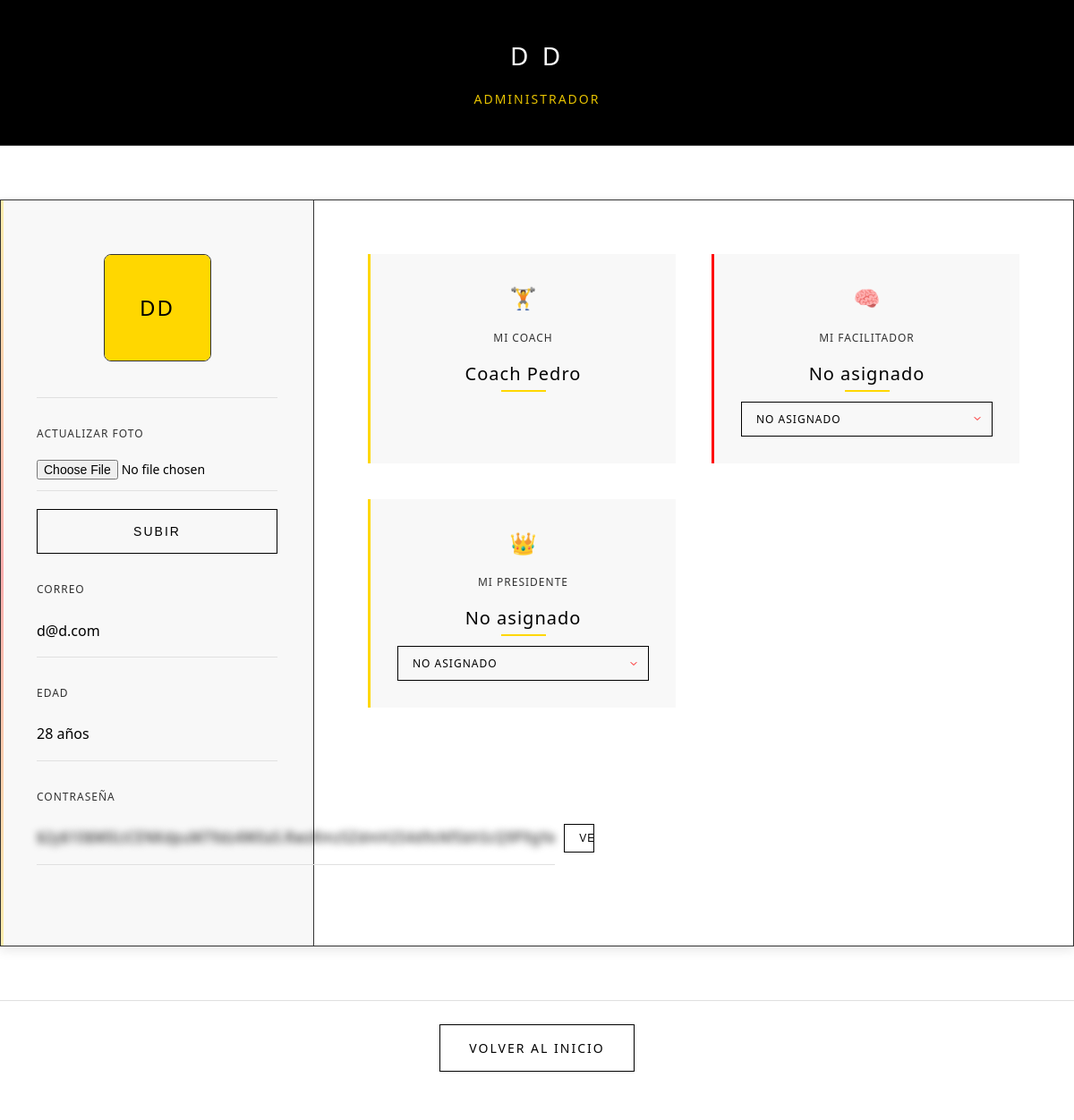
The app's page /perfil.php (signed in) with its own data.
### tables this page shows
CREATE TABLE `usuarios` (
  `id` int(11) NOT NULL,
  `email` varchar(255) NOT NULL,
  `contrasena` varchar(255) NOT NULL,
  `nombre` varchar(100) NOT NULL,
  `apellido_paterno` varchar(100) NOT NULL,
  `apellido_materno` varchar(100) NOT NULL,
  `fecha_nacimiento` date NOT NULL,
  `genero` varchar(20) NOT NULL,
  `pais` varchar(50) NOT NULL,
  `telefono` varchar(20) NOT NULL,
  `id_herbalife` varchar(100) NOT NULL,
  `seleccion_couch` varchar(100) NOT NULL,
  `fecha_registro` timestamp NOT NULL DEFAULT current_timestamp(),
  `rol` enum('admin','user') DEFAULT 'user',
  `foto_perfil` varchar(255) DEFAULT NULL,
  `habilitado` tinyint(1) NOT NULL DEFAULT 0,
  `facilitador` varchar(100) DEFAULT NULL,
  `presidente` varchar(100) DEFAULT NULL,
  `has_spun` tinyint(1) DEFAULT 0,
  `redemption_code` varchar(8) DEFAULT NULL,
  `prize` varchar(255) DEFAULT NULL
);

### perfil.php (the view, shortened to what this page needs)
<?php
require_once 'config.php';
$facilitadores = ['Alex', 'Adriana', 'Esmeralda', 'Fide', 'Fernando','Francisco', 'Juan', 'Oscar', 'No asignado','No aplica'];
$presidentes = ['Juan Pérez', 'Sofía Martínez', 'Luis Fernández', 'No asignado'];
try {
    $stmt = $pdo->prepare("SELECT nombre, apellido_paterno, email, rol, fecha_nacimiento, foto_perfil, contrasena, seleccion_couch, facilitador, presidente FROM usuarios WHERE id = ?");
    $stmt->execute([$_SESSION['user_id']]);
    $user = $stmt->fetch();
    $birthdate = new DateTime($user['fecha_nacimiento']);
    $today = new DateTime();
    $age = $today->diff($birthdate)->y;
    $password = $user['contrasena'];
} catch (PDOException $e) {
    $_SESSION['error'] = "Error al cargar datos: " . $e->getMessage();
    header("Location: inicio.php");
    exit;
}
?>
<!DOCTYPE html>
<html lang="es">
<head>
</head>
<body>
<div class="header">
    <h1><?php echo htmlspecialchars($user['nombre'] . ' ' . $user['apellido_paterno']); ?></h1>
    <div class="role"><?php echo htmlspecialchars($user['rol'] === 'admin' ? 'Administrador' : 'Retador'); ?></div>
</div>
<div class="profile-container">
    <div class="sidebar">
        <div class="avatar">
            <?php if ($user['foto_perfil'] && file_exists('Uploads/' . $user['foto_perfil'])): ?>
                <img src="Uploads/<?php echo htmlspecialchars($user['foto_perfil']); ?>" alt="Foto de Perfil" />
            <?php else: ?>
                <div class="avatar-placeholder"><?php echo htmlspecialchars(substr($user['nombre'], 0, 1) . substr($user['apellido_paterno'], 0, 1)); ?></div>
            <?php endif; ?>
        </div>
        <div class="form-container">
            <form method="POST" enctype="multipart/form-data">
                <div class="info-label">Actualizar Foto</div>
                <input type="file" name="foto_perfil" accept="image/*" />
                <button type="submit" class="btn">Subir</button>
            </form>
        </div>
        <div class="info-section">
            <div class="info-label">Correo</div>
            <div class="info-value"><?php echo htmlspecialchars($user['email']); ?></div>
        </div>
        <div class="info-section">
            <div class="info-label">Edad</div>
            <div class="info-value"><?php echo $age; ?> años</div>
        </div>
        <div class="info-section">
            <div class="info-label">Contraseña</div>
            <div class="password-container">
                <div id="password-field" class="password-field hidden"><?php echo htmlspecialchars($password); ?></div>
                <button type="button" id="toggle-password" class="btn-toggle" onclick="togglePassword()">Ver</button>
            </div>
        </div>
    </div>
    <div class="main-content">
        <div class="team-section">
            <div class="team-member">
                <div class="team-avatar">🏋️</div>
                <div class="team-role">Mi Coach</div>
                <div class="team-name"><?php echo htmlspecialchars($user['seleccion_couch'] ?: 'No asignado'); ?></div>
            </div>
            <div class="team-member">
                <div class="team-avatar">🧠</div>
                <div class="team-role">Mi Facilitador</div>
                <div class="team-name"><?php echo htmlspecialchars($user['facilitador'] ?: 'No asignado'); ?></div>
                <form method="POST" class="team-form">
                    <select name="facilitador" onchange="this.form.submit()" aria-label="Seleccionar Facilitador">
                        <?php foreach ($facilitadores as $fac): ?>
                            <option value="<?php echo htmlspecialchars($fac); ?>" <?php echo $user['facilitador'] === $fac || (!$user['facilitador'] && $fac === 'No asignado') ? 'selected' : ''; ?>>
                                <?php echo htmlspecialchars($fac); ?>
                            </option>
                        <?php endforeach; ?>
                    </select>
                </form>
            </div>
            <div class="team-member">
                <div class="team-avatar">👑</div>
                <div class="team-role">Mi Presidente</div>
                <div class="team-name"><?php echo htmlspecialchars($user['presidente'] ?: 'No asignado'); ?></div>
                <form method="POST" class="team-form">
                    <select name="presidente" onchange="this.form.submit()" aria-label="Seleccionar Presidente">
                        <?php foreach ($presidentes as $pres): ?>
                            <option value="<?php echo htmlspecialchars($pres); ?>" <?php echo $user['presidente'] === $pres || (!$user['presidente'] && $pres === 'No asignado') ? 'selected' : ''; ?>>
                                <?php echo htmlspecialchars($pres); ?>
                            </option>
                        <?php endforeach; ?>
                    </select>
                </form>
            </div>
        </div>
    </div>
</div>
<div class="footer-nav">
    <a href="inicio.php">Volver al Inicio</a>
</div>
</body>
</html>

### records on screen
usuarios: nombre+apellido_paterno "D D", rol "ADMINISTRADOR", nombre+apellido_paterno "DD", email "d@d.com", seleccion_couch "Coach Pedro", facilitador "No asignado", presidente "No asignado"
